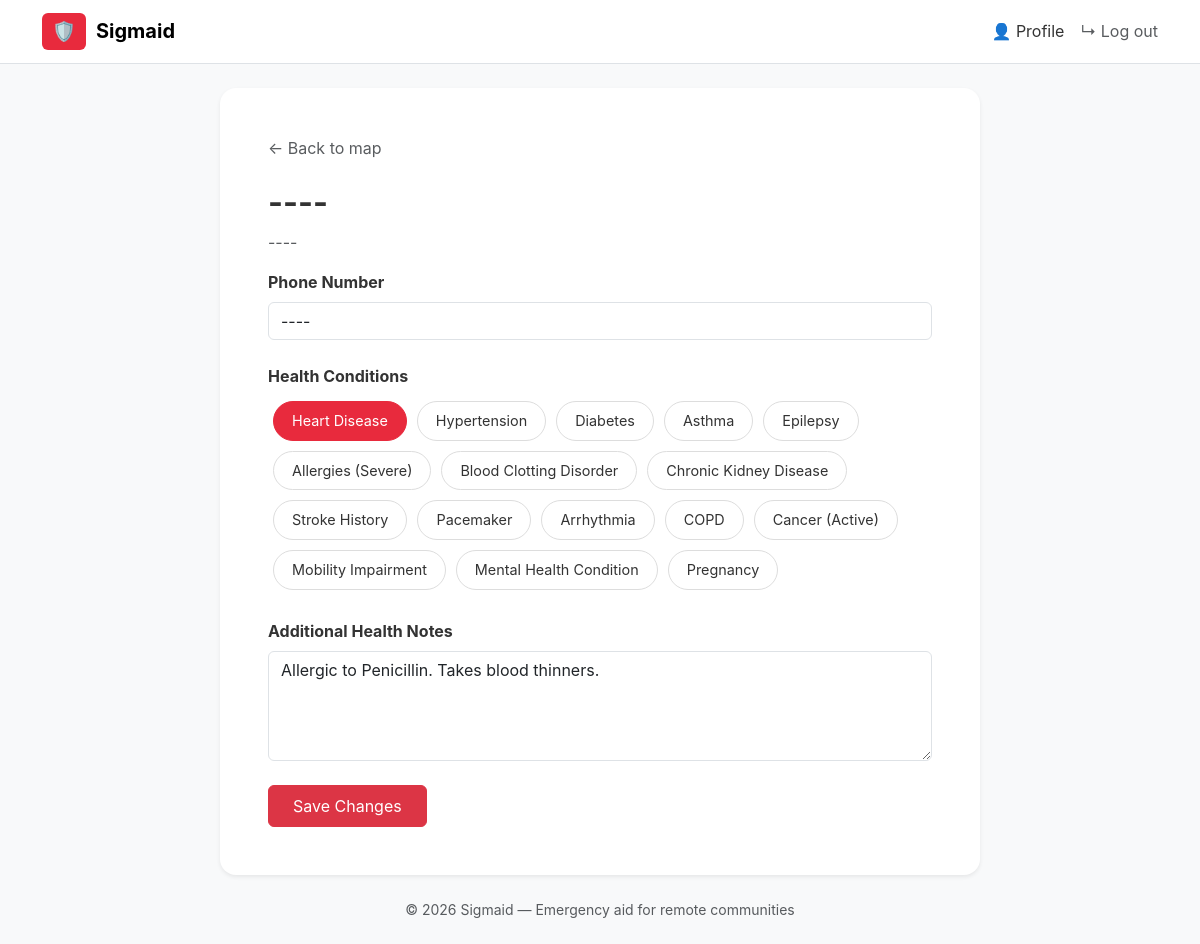
/profile, run on the app's committed database.
### backend/database/models.py (models this page shows)
class User(db.Model):
    id = db.Column(db.Integer, primary_key=True)
    full_name = db.Column(db.String(100), nullable=False)
    email = db.Column(db.String(120), unique=True, nullable=False)
    phone = db.Column(db.String(20))
    health_conditions = db.Column(db.Text)
    notes = db.Column(db.Text)

### backend/app.py (the view)
@app.route('/profile', methods=['GET', 'POST'])
def profile():
    user = User.query.get(1)
    if request.method == 'POST':
        user.phone = request.form.get('phone')
        user.notes = request.form.get('notes')
        user.health_conditions = request.form.get('health_conditions')
        db.session.commit()
        return redirect(url_for('profile'))
    return render_template('profile.html', user=user)

### frontend/templates/profile.html (shortened to what this page needs)
{% extends "base.html" %}
{% block content %}
<link rel="stylesheet" href="{{ url_for('static', filename='style.css') }}">
<div class="row justify-content-center">
    <div class="col-md-8 bg-white p-5 rounded-4 shadow-sm">
        <a href="/" class="text-decoration-none text-muted mb-4 d-inline-block">← Back to map</a>
        <h2 class="fw-bold">{{ user.full_name }}</h2>
        <p class="text-muted">{{ user.email }}</p>
        <form action="/profile" method="POST" id="profileForm">
            <div class="mb-4">
                <label class="form-label fw-bold">Phone Number</label>
                <input type="text" class="form-control" name="phone" value="{{ user.phone or '' }}" placeholder="Your phone number">
            </div>
            <div class="mb-4">
                <label class="form-label fw-bold">Health Conditions</label>
                <div class="d-flex flex-wrap" id="condition-container">
                    {% set active_conditions = user.health_conditions.split(',') if user.health_conditions else [] %}
                    {% for cond in ["Heart Disease", "Hypertension", "Diabetes", "Asthma", "Epilepsy", "Allergies (Severe)",
                    "Blood Clotting Disorder", "Chronic Kidney Disease", "Stroke History", "Pacemaker", "Arrhythmia", "COPD",
                    "Cancer (Active)", "Mobility Impairment", "Mental Health Condition", "Pregnancy"] %}
                    <div class="condition-tag {% if cond in active_conditions %}active{% endif %}"
                         onclick="toggleTag(this, '{{ cond }}')">
                        {{ cond }}
                    </div>
                    {% endfor %}
                </div>
            </div>
            <div class="mb-4">
                <label class="form-label fw-bold">Additional Health Notes</label>
                <textarea class="form-control" name="notes" rows="4" placeholder="Medications, allergies, etc.">{{ user.notes or '' }}</textarea>
            </div>
            <button type="submit" class="btn btn-danger px-4 py-2">Save Changes</button>
        </form>
    </div>
</div>
{% endblock %}

### frontend/templates/base.html (shortened to what this page needs)
<!DOCTYPE html>
<html lang="en">
<head>
    <link href="https://cdn.jsdelivr.net/npm/bootstrap@5.3.0/dist/css/bootstrap.min.css" rel="stylesheet">
    <link rel="stylesheet" href="https://unpkg.com/leaflet@1.9.4/dist/leaflet.css" />
    <link rel="stylesheet" href="style.css">
</head>
<body class="bg-light">
    <nav class="navbar navbar-expand-lg navbar-light bg-white border-bottom mb-4">
        <div class="container">
            <a class="navbar-brand" href="/">
                <span class="sig-icon">🛡️</span> Sigmaid
            </a>
            <div class="ms-auto d-flex align-items-center">
                <a href="/profile" class="nav-link me-3">👤 Profile</a>
                <a href="#" class="nav-link text-muted">↳ Log out</a>
            </div>
        </div>
    </nav>
    <div class="container">
        {% block content %}{% endblock %}
    </div>
    <footer class="text-center py-4 text-muted small">
        © 2026 Sigmaid — Emergency aid for remote communities
    </footer>
</body>
</html>

### frontend/static/style.css (style rules this page uses)
:root { --sig-red: #e82a3d; --sig-light-red: #f8d7da; --text-main: #333333; --bg-light: #f8f9fa; }
body { background-color: var(--bg-light); color: var(--text-main); font-family: -apple-system, BlinkMacSystemFont, "Segoe UI", Roboto, Helvetica, Arial, sans-serif; }
.navbar-brand { font-weight: 700; display: flex; align-items: center; }
.sig-icon { background: var(--sig-red); color: white; border-radius: 6px; padding: 4px 10px; margin-right: 10px; font-size: 1.2rem; }
.condition-tag { border-radius: 20px; padding: 8px 18px; margin: 5px; cursor: pointer; border: 1px solid #ddd; background: white; font-size: 0.9rem; transition: all 0.2s; display: inline-block; user-select: none; }
.condition-tag.active { background: var(--sig-red); color: white; border-color: var(--sig-red); }

### data on the page
User: full_name "----", email "----", phone "----", notes "Allergic to Penicillin. Takes blood thinners."

### other printed values
{{ cond }} "Heart Disease" "Hypertension" "Diabetes" "Asthma" "Epilepsy" "Allergies (Severe)" "Blood Clotting Disorder" "Chronic Kidney Disease" "Stroke History" "Pacemaker" "Arrhythmia" "COPD" "Cancer (Active)" "Mobility Impairment" "Mental Health Condition" "Pregnancy"
